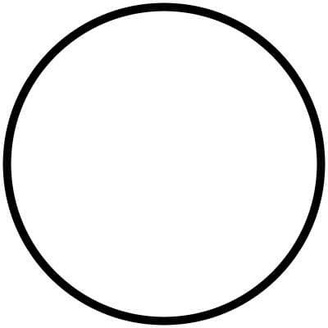
#> input picture TP2/PARTE B/TP2VA/ejemplares/Circulos/27be153ad2822c3601a31341fe24ddcf.jpg, 328 x 328 px, shrunk from 400 x 400 before the run; its folder holds only this picture in this run
$ python generar_dataset.py
#> lines starting #> are read from the running program, lines starting #| are printed output that depends on the picture; after the words box and inside, x2 and y2 are one past the last pixel; in counts of white or black regions, pixels touching at a corner belong together
"""Genera dataset.csv a partir de las imagenes guardadas en ejemplares/."""

from __future__ import annotations

import csv
from pathlib import Path

import cv2
import numpy as np


# Rutas y categorias
CARPETA_PROYECTO = Path(__file__).resolve().parent
CARPETA_EJEMPLARES = CARPETA_PROYECTO / "ejemplares"
ARCHIVO_DATASET = CARPETA_PROYECTO / "dataset.csv"
CATEGORIAS = {
    0: "Circulos",
    1: "Cuadrados",
    2: "Rectangulos",
    3: "Triangulos",
}
EXTENSIONES_IMAGEN = {".jpg", ".jpeg", ".png", ".bmp", ".webp"}

# Procesamiento de imagen
TAMANIO_KERNEL = (3, 3)
ITERACIONES_MORFOLOGIA = 1
VALOR_BINARIO_MAXIMO = 255
UMBRAL_INICIAL_OTSU = 0
AREA_MINIMA_RELATIVA = 0.005
AREA_MAXIMA_RELATIVA = 0.95
MARGEN_BORDE = 2

# Columnas del CSV
PRIMER_INDICE_HU = 1
CANTIDAD_INVARIANTES_HU = 7
COLUMNAS_HU = [
    f"hu_{indice}"
    for indice in range(
        PRIMER_INDICE_HU,
        PRIMER_INDICE_HU + CANTIDAD_INVARIANTES_HU,
    )
]
COLUMNA_ETIQUETA = "etiqueta"
COLUMNAS_DATASET = COLUMNAS_HU + [COLUMNA_ETIQUETA]


def cargar_imagen(ruta: Path) -> np.ndarray | None:
    """Carga rutas con espacios o caracteres acentuados en Windows."""
    datos = np.fromfile(ruta, dtype=np.uint8)
    return cv2.imdecode(datos, cv2.IMREAD_COLOR)
#> returned value is the input picture: shape (328, 328, 3); min 0, max 255, mean 235.7


def toca_borde(contorno: np.ndarray, ancho: int, alto: int) -> bool:
    x, y, w, h = cv2.boundingRect(contorno)
    return (
        x <= MARGEN_BORDE
        or y <= MARGEN_BORDE
        or x + w >= ancho - MARGEN_BORDE
        or y + h >= alto - MARGEN_BORDE
    )


def detectar_contornos(imagen: np.ndarray) -> list[np.ndarray]:
    """Segmenta objetos claros u oscuros y devuelve contornos validos."""
    gris = cv2.cvtColor(imagen, cv2.COLOR_BGR2GRAY)
    kernel = cv2.getStructuringElement(cv2.MORPH_ELLIPSE, TAMANIO_KERNEL)
    alto, ancho = gris.shape
#> alto = 328; ancho = 328
    area_imagen = alto * ancho
#> area_imagen = 107584
    area_minima = area_imagen * AREA_MINIMA_RELATIVA
#> area_minima = 537.9
    area_maxima = area_imagen * AREA_MAXIMA_RELATIVA
#> area_maxima = 102204.8
    validos: list[np.ndarray] = []

    for tipo in (cv2.THRESH_BINARY, cv2.THRESH_BINARY_INV):
        _, binaria = cv2.threshold(
            gris,
            UMBRAL_INICIAL_OTSU,
            VALOR_BINARIO_MAXIMO,
            tipo | cv2.THRESH_OTSU,
        )
        binaria = cv2.morphologyEx(
            binaria,
            cv2.MORPH_CLOSE,
            kernel,
            iterations=ITERACIONES_MORFOLOGIA,
        )
        contornos, _ = cv2.findContours(
            binaria, cv2.RETR_EXTERNAL, cv2.CHAIN_APPROX_SIMPLE
        )
        for contorno in contornos:
            area = cv2.contourArea(contorno)
            if (
                area_minima <= area <= area_maxima
                and not toca_borde(contorno, ancho, alto)
            ):
                validos.append(contorno)
#> this loop made 2 passes
#> contornos on pass 1: [[[0, 0], [0, 327], [327, 327], [327, 0]]]
#> pass 1, in detectar_contornos, `_, binaria = cv2.threshold( gris, UMBRAL_INICIAL_OTSU, VALOR_BINARIO_M..`:
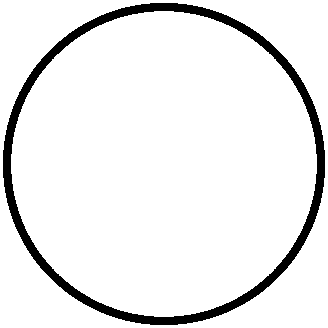
#> binaria: shape (328, 328); 92.4% white; 1 black region, box (x1, y1, x2, y2) and area: (3, 3, 325, 325) 8192
#> after the loop, validos = 1 contour; box (x1, y1, x2, y2) and area: (3, 3, 325, 325) 81117

    return validos


def invariantes_hu(contorno: np.ndarray) -> np.ndarray:
    """Calcula los siete invariantes de Hu de un contorno."""
    momentos = cv2.moments(contorno)
    return cv2.HuMoments(momentos).flatten().astype(np.float64)


def imagenes_de(carpeta: Path) -> list[Path]:
    return sorted(
        ruta
        for ruta in carpeta.iterdir()
        if ruta.is_file() and ruta.suffix.lower() in EXTENSIONES_IMAGEN
    )


def main() -> None:
    filas: list[list[float | int]] = []
    rechazadas = 0

    for etiqueta, nombre in CATEGORIAS.items():
        carpeta_categoria = CARPETA_EJEMPLARES / nombre
        if not carpeta_categoria.is_dir():
            print(f"AVISO: no existe {carpeta_categoria}")
            continue

        aceptadas_categoria = 0
        for ruta_imagen in imagenes_de(carpeta_categoria):
            imagen = cargar_imagen(ruta_imagen)
            if imagen is None:
                print(f"RECHAZADA: no se pudo abrir {ruta_imagen.name}")
                rechazadas += 1
                continue

            contornos = detectar_contornos(imagen)
#> contornos has the same summary as validos in detectar_contornos
            if not contornos:
                print(f"RECHAZADA: no se encontro una forma en {ruta_imagen.name}")
                rechazadas += 1
                continue

            contorno_principal = max(contornos, key=cv2.contourArea)
#> contorno_principal = contour of 454 points, box (x1, y1, x2, y2) (3, 3, 325, 325), area 81117
            descriptor = invariantes_hu(contorno_principal)
#> in invariantes_hu, `momentos = cv2.moments(contorno)`: momentos = moments, m00 81117, centre m10/m00, m01/m00 = (163.5, 163.5)
#> descriptor = [0.159, 1.04e-11, 8.53e-12, 1.98e-19, 7.01e-35, 2.21e-25, -2.47e-34]
            filas.append([float(valor) for valor in descriptor] + [etiqueta])
            aceptadas_categoria += 1

        print(f"{nombre}: {aceptadas_categoria} muestras aceptadas")
#> pass 2 of the loop in main, `for etiqueta, nombre in CATEGORIAS.items():`:
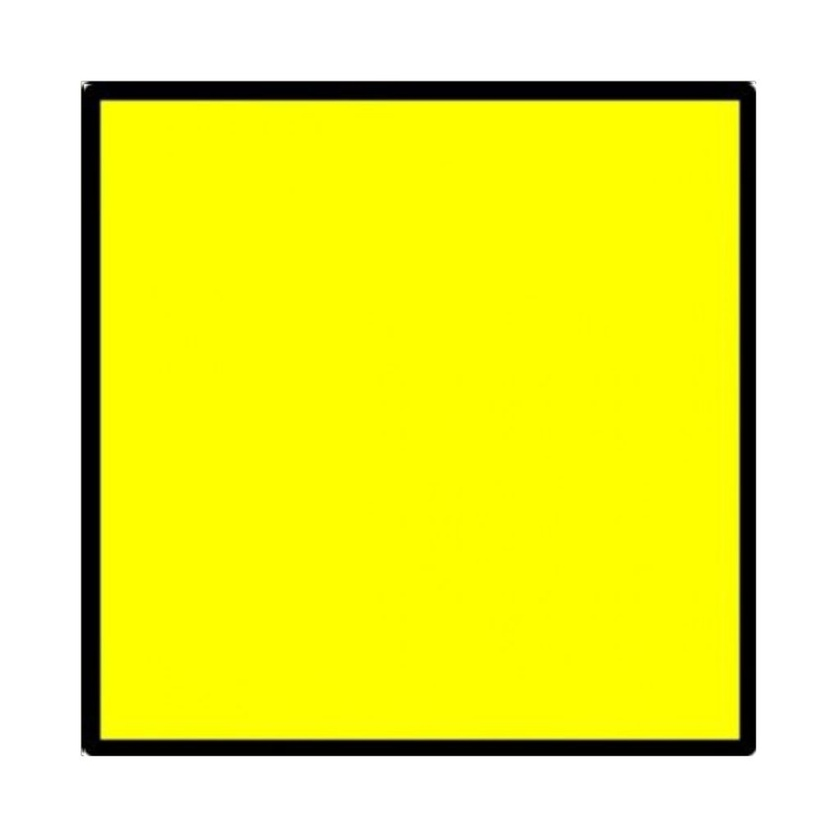
#> input picture TP2/PARTE B/TP2VA/ejemplares/Cuadrados/2610db49df4147e7390ba9b5dbef115b.jpg, 840 x 840 px, shrunk from 1024 x 1024 before the run
#> in cargar_imagen, returned value is the input picture: shape (840, 840, 3); mean B, G, R 91.6, 238.1, 238.1
#> in detectar_contornos (call 2), `gris = cv2.cvtColor(imagen, cv2.COLOR_BGR2GRAY)`:
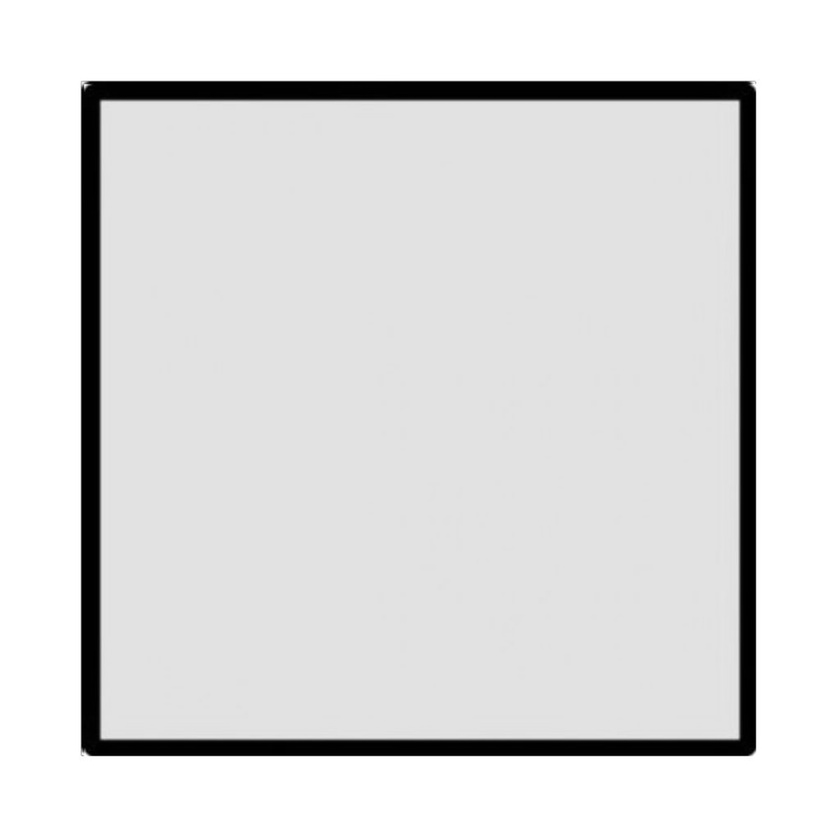
#> gris: shape (840, 840); min 0, max 255, mean 221.4
#> the loop in detectar_contornos (call 2), `for tipo in (cv2.THRESH_BINARY, cv2.THRESH_BINARY_INV):` made 2 passes
#> contornos on pass 1: [[[0, 0], [0, 839], [839, 839], [839, 0]]]
#> pass 1, in detectar_contornos (call 2), `_, binaria = cv2.threshold( gris, UMBRAL_INICIAL_OTSU, VALOR_BINARIO_M..`:
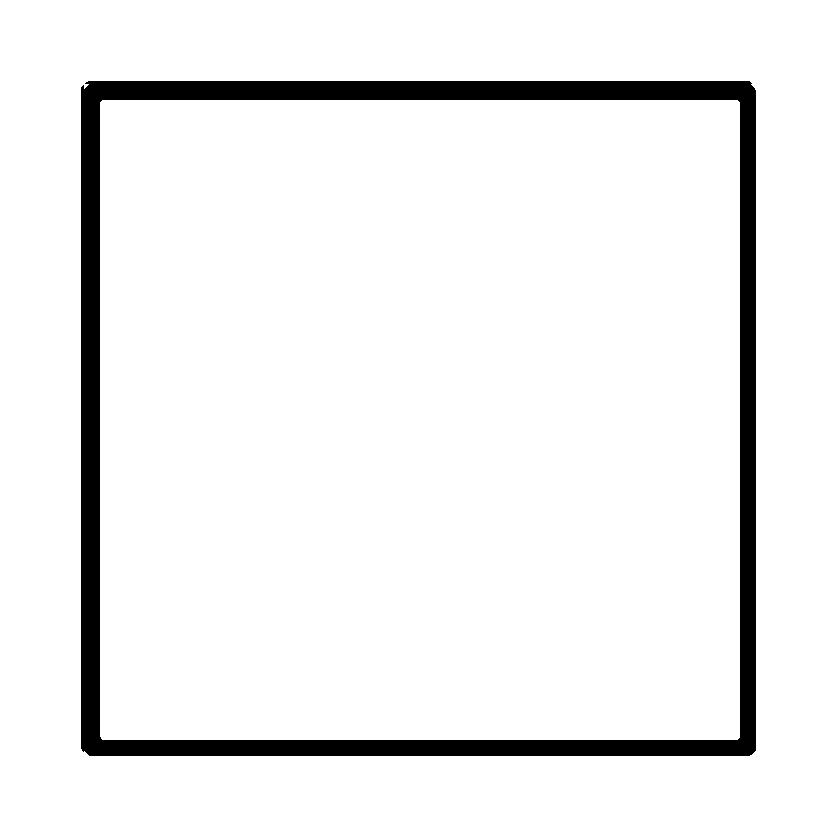
#> binaria: shape (840, 840); 93.5% white; 1 black region, box (x1, y1, x2, y2) and area: (81, 81, 756, 756) 45923
#> after the loop in detectar_contornos (call 2), `for tipo in (cv2.THRESH_BINARY, cv2.THRESH_BINARY_INV):`: validos = 1 contour; box (x1, y1, x2, y2) and area: (81, 81, 756, 756) 454173
#> in main, `contornos = detectar_contornos(imagen)`: contornos has the same summary as validos in detectar_contornos
#> contorno_principal = contour of 26 points, box (x1, y1, x2, y2) (81, 81, 756, 756), area 454173
#> descriptor = [0.167, 9.59e-11, 2.31e-10, 2.27e-11, 1.65e-21, 2.22e-16, 6.13e-24]

    if not filas:
        raise SystemExit("ERROR: no se pudo generar ninguna muestra.")

    with ARCHIVO_DATASET.open("w", newline="", encoding="utf-8") as archivo:
        escritor = csv.writer(archivo)
        escritor.writerow(COLUMNAS_DATASET)
        escritor.writerows(filas)

    print(f"Dataset guardado: {ARCHIVO_DATASET}")
    print(f"Muestras totales: {len(filas)}")
    print(f"Imagenes rechazadas: {rechazadas}")


if __name__ == "__main__":
    main()
